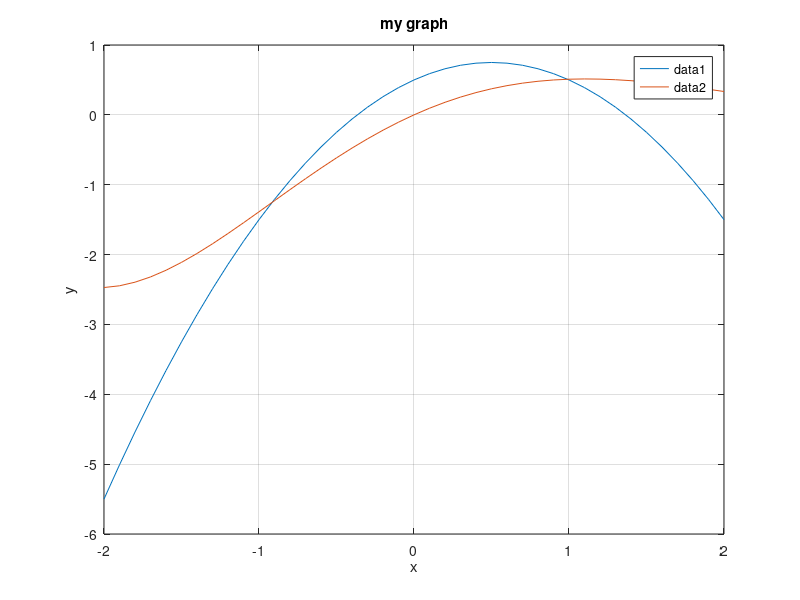

This figure's MATLAB source:
x = -2:0.1:2;
y1 = x.*(1-x)+0.5;
y2 = exp(-0.5*x).*(sin(x))

##plot(x,y, 'LineWidth', 2, 'Color', [13/2023 3/2023 1/2])

##plot(x,y1, 'LineWidth', 2, 'Color', [0.7 0.9 1/2])
plot(x, y1)
hold on

##plot(x, y2, 'LineWidth', 2, 'Color', [13/2023 3/2023 1/2])
plot(x,y2)
grid on
hold off
xlabel('x')
ylabel('y')
title('my graph')
legend
